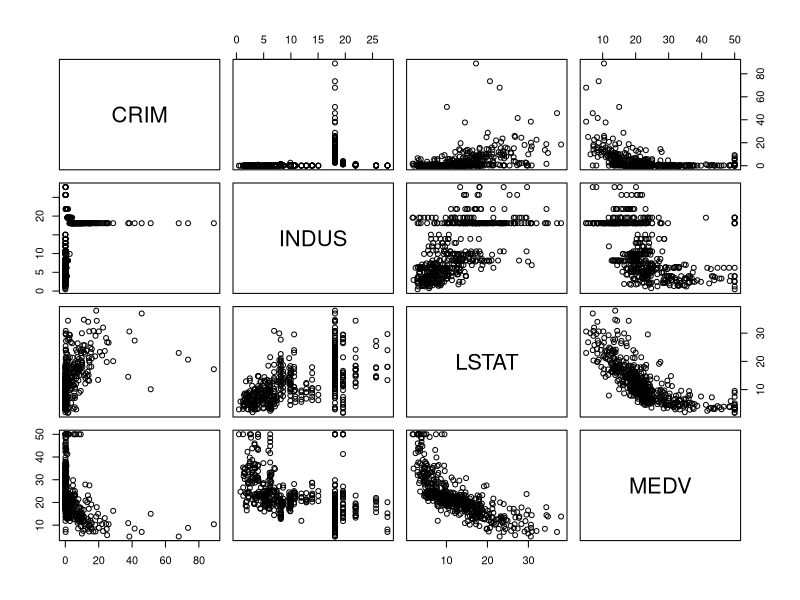
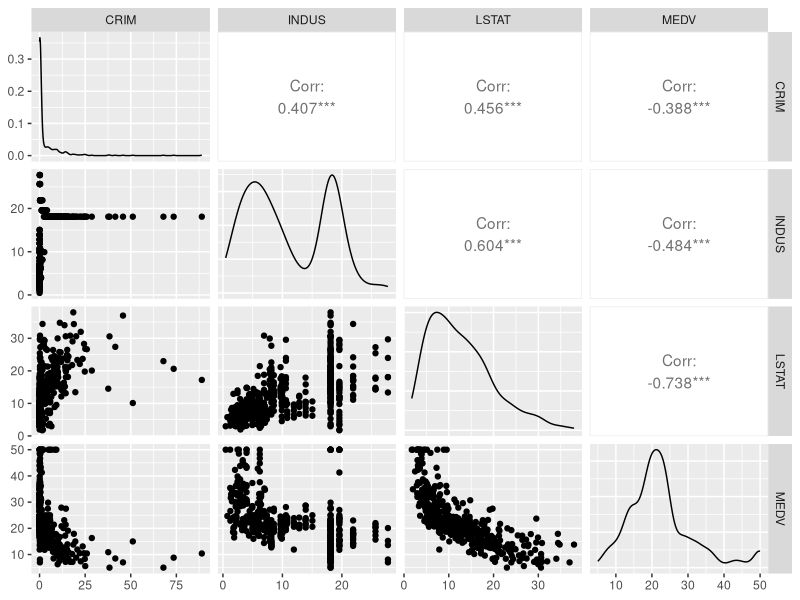

These figures' R source, in order:
# Chapter - 3 Data Exploration and Visualization
install.packages(c("GGally", "ggmap", "mosaic", "treemap"))
setwd("~/Prakash Documents/BUAN 6356/Spring 2020 Course Material/Excel, CSV and JMP FIles")



housing.df <- read.csv("BostonHousing.csv")

#### Figure 3.7

## simple plot
# use plot() to generate a matrix of 4X4 panels with variable name on the diagonal, 
# and scatter plots in the remaining panels.
plot(housing.df[, c(1, 3, 12, 13)])

# alternative, nicer plot (displayed)
library(GGally)
ggpairs(housing.df[, c(1, 3, 12, 13)])

# -----------------------Validated -------------------------------------
